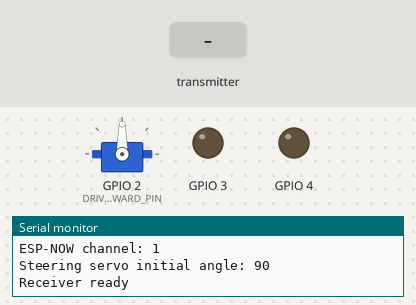
The program below on a simulated Seeed XIAO ESP32-C3. Shown: servo, output pins drawn as LEDs (lit = HIGH), the last lines printed to the serial monitor. The inputs (shaded band) are chosen by the test bench.

Above: at 1.2 s.
1.3 s: the transmitter starts sending x = 1024
At 2.1 s:
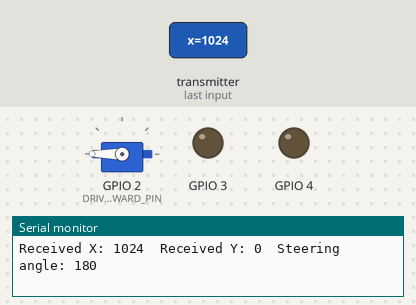
2.8 s: the transmitter starts sending y = 1024
At 3.3 s:
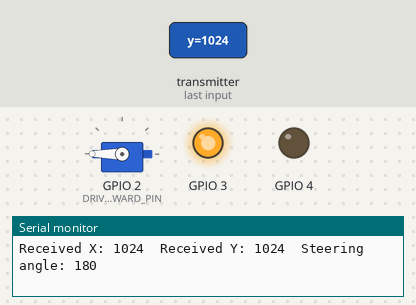
4.3 s: the transmitter starts sending x = 0
At 4.6 s:
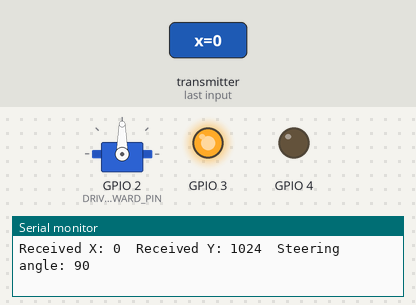
5.8 s: the transmitter starts sending x = 2048
At 7.0 s:
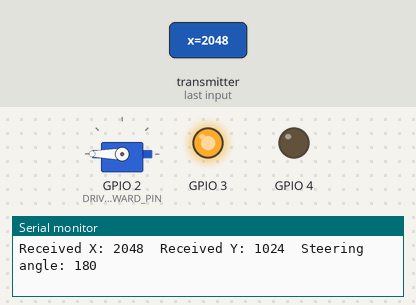
7.3 s: the transmitter starts sending y = 0
At 8.3 s:
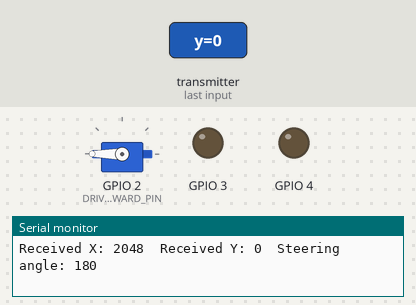
Timing chart, 0 to 9.8 s (numbered marks = the images above; inputs shaded):
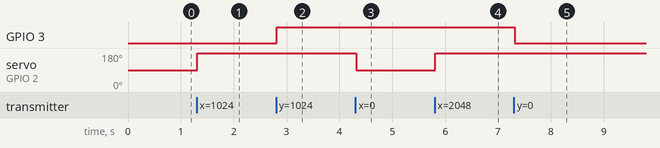

The program:

main.cpp
```cpp
// Jacob ESP32 RC Car receiver sketch
#include <esp_now.h>
#include <esp_wifi.h>
#include <WiFi.h>

#include "DriveMotor.h"
#include "SteeringServo.h"

// Sender Mac Address
// 0x24, 0xEC, 0x4A, 0xCE, 0x14, 0x78

constexpr uint8_t ESPNOW_CHANNEL = 1;
constexpr uint8_t STEERING_SERVO_PIN = D0;
constexpr uint8_t DRIVE_FORWARD_PIN = D1;
constexpr uint8_t DRIVE_BACKWARD_PIN = D2;


// Must match the sender struct exactly
typedef struct struct_message {
  int x;
  int y;
} struct_message;

struct_message receivedData;
volatile bool newDataReceived = false;
unsigned long lastPacketMs = 0;
unsigned long lastStatusMs = 0;
const unsigned long statusIntervalMs = 3000;
SteeringServo steeringServo(STEERING_SERVO_PIN);
DriveMotor driveMotor(DRIVE_FORWARD_PIN, DRIVE_BACKWARD_PIN);

void OnDataRecv(const uint8_t *mac, const uint8_t *incomingData, int len) {
  if (len != sizeof(receivedData)) {
    Serial.print("Unexpected packet size: ");
    Serial.println(len);
    return;
  }

  memcpy(&receivedData, incomingData, sizeof(receivedData));
  lastPacketMs = millis();
  newDataReceived = true;
}

void setup() {
  Serial.begin(115200);
  Serial.println("Starting RC car receiver...");

  WiFi.mode(WIFI_STA);
  WiFi.disconnect();
  Serial.print("Receiver MAC address: ");
  Serial.println(WiFi.macAddress());

  if (esp_wifi_set_channel(ESPNOW_CHANNEL, WIFI_SECOND_CHAN_NONE) != ESP_OK) {
    Serial.println("Failed to set Wi-Fi channel");
    return;
  }
  Serial.print("ESP-NOW channel: ");
  Serial.println(ESPNOW_CHANNEL);

  if (esp_now_init() != ESP_OK) {
    Serial.println("Error initializing ESP-NOW");
    return;
  }

  esp_now_register_recv_cb(OnDataRecv);

  steeringServo.begin();
  driveMotor.begin();
  Serial.print("Steering servo initial angle: ");
  Serial.println(steeringServo.currentAngle());
  Serial.println("Receiver ready");
}

void loop() {
  if (newDataReceived) {
    newDataReceived = false;
    lastStatusMs = millis();

    Serial.print("Received X: ");
    Serial.print(receivedData.x);
    Serial.print("  Received Y: ");
    Serial.print(receivedData.y);

    steeringServo.updateFromDiscreteInput(receivedData.x);
    driveMotor.updateFromDiscreteInput(receivedData.y);
    Serial.print("  Steering angle: ");
    Serial.println(steeringServo.currentAngle());
  } else if (millis() - lastStatusMs >= statusIntervalMs) {
    lastStatusMs = millis();

    if (lastPacketMs == 0) {
      Serial.println("Waiting for sender...");

    } else {
      Serial.print("No new packet for ");
      Serial.print(millis() - lastPacketMs);
      Serial.println(" ms");
    }
  }

  delay(50);
}
```

DriveMotor.h
```cpp
#pragma once

#include <Arduino.h>

class DriveMotor {
 public:
  DriveMotor(uint8_t forwardPin, uint8_t backwardPin)
      : forwardPin_(forwardPin), backwardPin_(backwardPin) {}

  void begin() {
    pinMode(forwardPin_, OUTPUT);
    pinMode(backwardPin_, OUTPUT);
    stop();
  }

  void forward() {
    digitalWrite(forwardPin_, HIGH);
    digitalWrite(backwardPin_, LOW);
  }

  void backward() {
    digitalWrite(forwardPin_, LOW);
    digitalWrite(backwardPin_, HIGH);
  }

  void stop() {
    digitalWrite(forwardPin_, LOW);
    digitalWrite(backwardPin_, LOW);
  }

  void updateFromDiscreteInput(int input) {
    if (input > 0) {
      forward();
      return;
    }

    if (input < 0) {
      backward();
      return;
    }

    stop();
  }

 private:
  uint8_t forwardPin_;
  uint8_t backwardPin_;
};
```

SteeringServo.h
```cpp
#pragma once

#include <Arduino.h>
#include <ESP32Servo.h>

class SteeringServo {
 public:
  SteeringServo(uint8_t pin,
                int minAngle = 0,
                int centerAngle = 90,
                int maxAngle = 180,
                int minPulseUs = 500,
                int maxPulseUs = 2400)
      : pin_(pin),
        minAngle_(minAngle),
        centerAngle_(centerAngle),
        maxAngle_(maxAngle),
        minPulseUs_(minPulseUs),
        maxPulseUs_(maxPulseUs),
        currentAngle_(centerAngle) {}

  void begin() {
    servo_.setPeriodHertz(50);
    servo_.attach(pin_, minPulseUs_, maxPulseUs_);
    writeAngle(centerAngle_);
  }

  void updateFromInput(int input, int inputMin, int inputMax) {
    if (inputMax <= inputMin) {
      writeAngle(centerAngle_);
      return;
    }

    int clampedInput = constrain(input, inputMin, inputMax);
    int mappedAngle = map(clampedInput, inputMin, inputMax, minAngle_, maxAngle_);
    writeAngle(mappedAngle);
  }

  void updateFromDiscreteInput(int input) {
    if (input > 0) {
      writeAngle(maxAngle_);
      return;
    }

    if (input < 0) {
      writeAngle(minAngle_);
      return;
    }

    writeAngle(centerAngle_);
  }

  void writeAngle(int angle) {
    currentAngle_ = constrain(angle, minAngle_, maxAngle_);
    servo_.write(currentAngle_);
  }

  int currentAngle() const { return currentAngle_; }

 private:
  Servo servo_;
  uint8_t pin_;
  int minAngle_;
  int centerAngle_;
  int maxAngle_;
  int minPulseUs_;
  int maxPulseUs_;
  int currentAngle_;
};
```

Measured:
- after the input at 1.3 s, servo on GPIO 2 (DRIVE_BACKWARD_PIN): 90° → 180° at once
- after the input at 2.8 s, GPIO 3: LOW → HIGH at once
- after the input at 4.3 s, servo on GPIO 2 (DRIVE_BACKWARD_PIN): 180° → 90° at once
- after the input at 5.8 s, servo on GPIO 2 (DRIVE_BACKWARD_PIN): 90° → 180° at once
- after the input at 7.3 s, GPIO 3: HIGH → LOW at once
